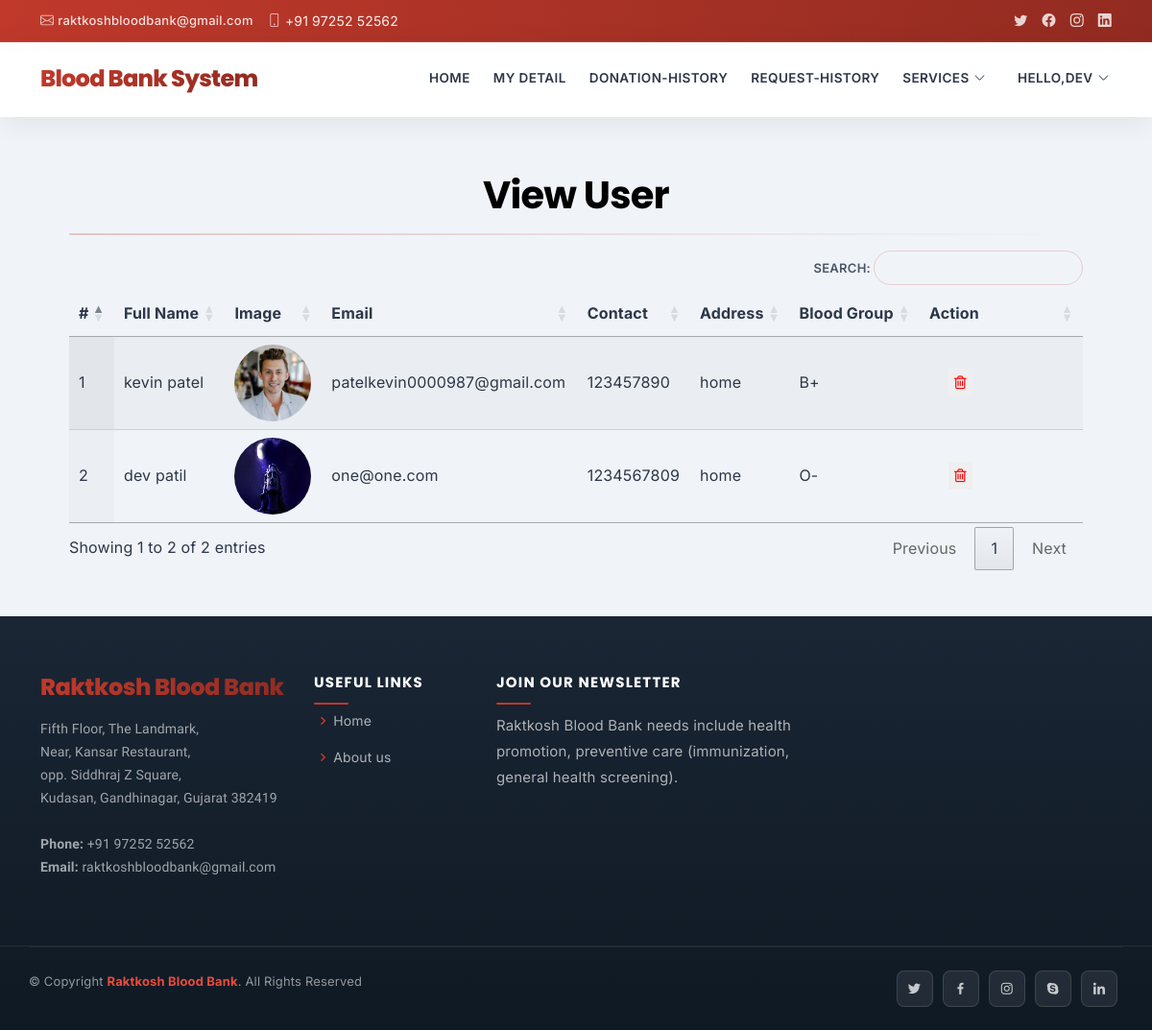
The page /view_user (signed in) on the database as committed earlier.
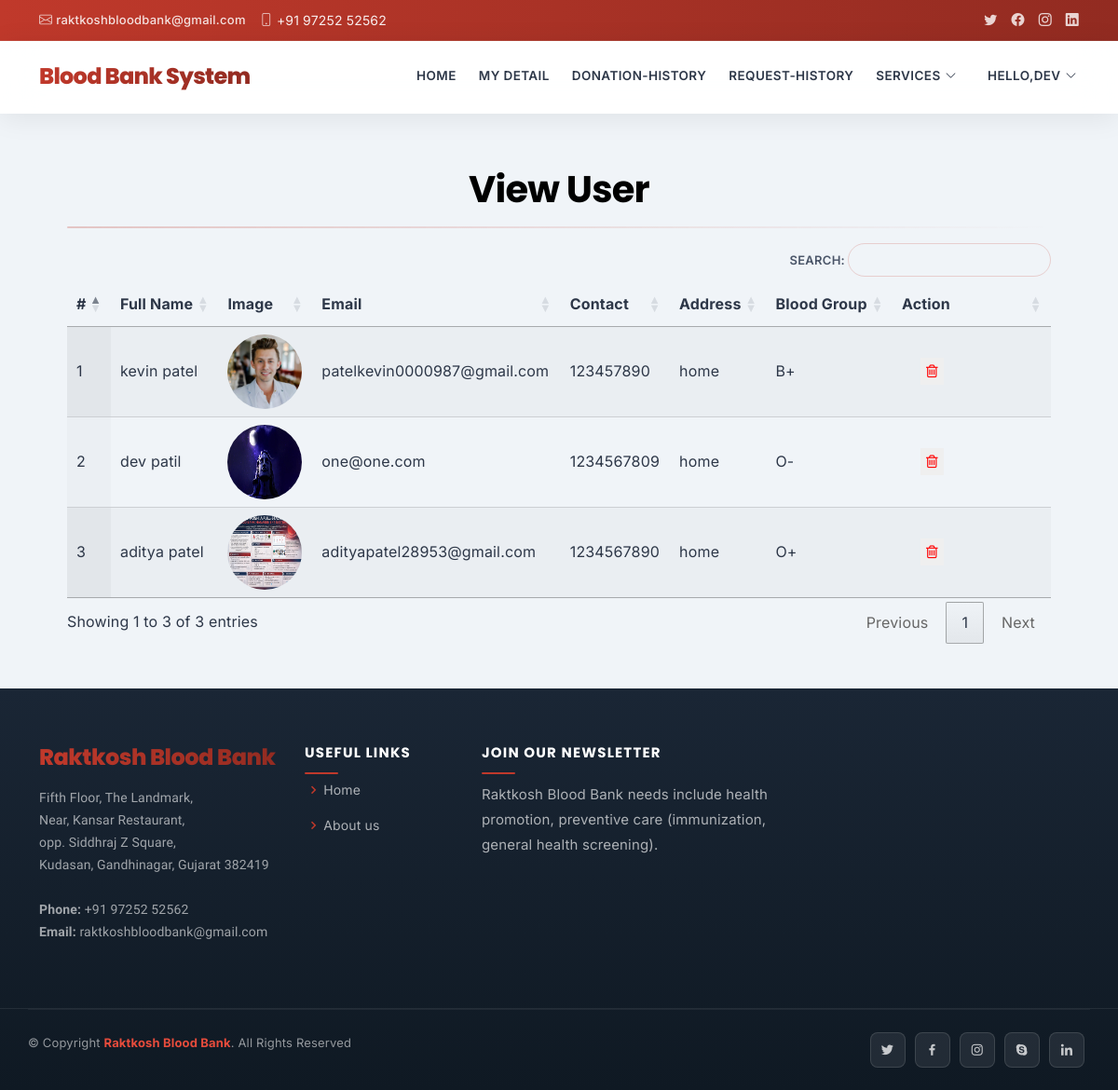
The same page on the database as committed later.
### raktkosh/models.py (models this page shows, shortened)
class UserProfile(models.Model):
    user = models.ForeignKey(User, on_delete=models.CASCADE, null=True)
    contact = models.CharField(max_length=100, null=True)
    address = models.CharField(max_length=100, null=True)
    blood_group = models.ForeignKey(Category, on_delete=models.CASCADE, null=True, blank=True)
    dob = models.DateField(null=True)
    image = models.FileField(null=True)

class Category(models.Model):
    name = models.CharField(max_length=100, null=True, blank=True)

### raktkosh/views.py (the view)
# urls.py: path('view_user', views.view_user, name='view_user'),
@login_required(login_url='admin_login')
def view_user(request):
    data = UserProfile.objects.all()
    d = {'data':data}
    return render(request,'view_user.html',d)

### raktkosh/templates/view_user.html
{% extends 'base.html' %}
{% load static %}
{% block body %}
<div class="container-fluid" style="width:90%;margin-top:8%">
                    <div class="container-fluid">
                        <h1 align="center" style=" color : #000000 ;padding-top: 8%">View User</h1>
                         </div><hr>
                                <table id="example" class="display" style="width:100%">
                                  <thead>
                                    <tr>
                                      <th>#</th>
                                      <th>Full Name</th>
                                      <th>Image</th>
                                      <th>Email</th>
                                      <th>Contact</th>
                                      <th>Address</th>
                                      <th>Blood Group</th>
                                      <th>Action</th>
                                  </tr>
                              </thead>
                              <tbody>
                              {% for i in data %}
                                <tr>
                                  <td>{{forloop.counter}}</td>
                                  <td>{{i.user.first_name}} {{i.user.last_name}}</td>
                                  <td><img src="{{i.image.url}}" style="width:80px;height:80px; border-radius: 50%;"></td>
                                  <td>{{i.user.email}}</td>
                                  <td>{{i.contact}}</td>
                                  <td>{{i.address}}</td>
                                  <td>{{i.blood_group.name}}</td>
                                    <td style="width:150px">
                                      <a href="{% url 'delete_user' i.id %}" style="padding-left: 20px;" ><button onclick="return confirm('Are you sure?')" style="border: none; color: red;"><i class="fa fa-trash-o"></i></button></a></td>
                              </tr>
                              {% endfor %}
                          </tbody>
                      </table>
                  </div>
{% endblock %}

### raktkosh/templates/base.html (shortened to what this page needs)
<!DOCTYPE html>
<html lang="en">
  {% load static %}
  {% load active_link_tags %}
<head>
  <link href="{% static 'vendor/fontawesome-free/css/all.min.css' %}" rel="stylesheet">
  <link href="{% static 'vendor/animate.css/animate.min.css' %}" rel="stylesheet">
  <link href="{% static 'vendor/bootstrap/css/bootstrap.min.css' %}" rel="stylesheet">
  <link href="{% static 'vendor/bootstrap-icons/bootstrap-icons.css' %}" rel="stylesheet">
  <link href="{% static 'vendor/boxicons/css/boxicons.min.css' %}" rel="stylesheet">
  <link href="{% static 'vendor/glightbox/css/glightbox.min.css' %}" rel="stylesheet">
  <link href="{% static 'vendor/remixicon/remixicon.css' %}" rel="stylesheet">
  <link href="{% static 'vendor/swiper/swiper-bundle.min.css' %}" rel="stylesheet">
  <link href="{% static 'css/style.css' %}" rel="stylesheet">
  <link href="{% static 'css/modern.css' %}" rel="stylesheet">
  <link rel="stylesheet" href="https://cdnjs.cloudflare.com/ajax/libs/font-awesome/4.7.0/css/font-awesome.min.css">
  <link rel='stylesheet' type='text/css' href="https://cdn.datatables.net/1.10.21/css/jquery.dataTables.min.css">
  <link rel='stylesheet' type='text/css' href="https://cdn.datatables.net/buttons/1.6.2/css/buttons.dataTables.min.css">
</head>
<body>
  <div id="topbar" class="d-flex align-items-center fixed-top">
    <div class="container d-flex justify-content-between">
      <div class="contact-info d-flex align-items-center">
        <i class="bi bi-envelope"></i> <a href="mailto:contact@example.com">raktkoshbloodbank@gmail.com</a>
        <i class="bi bi-phone"></i> +91 97252 52562
      </div>
      <div class="d-none d-lg-flex social-links align-items-center">
        <a href="#" class="twitter"><i class="bi bi-twitter"></i></a>
        <a href="#" class="facebook"><i class="bi bi-facebook"></i></a>
        <a href="#" class="instagram"><i class="bi bi-instagram"></i></a>
        <a href="#" class="linkedin"><i class="bi bi-linkedin"></i></i></a>
      </div>
    </div>
  </div>
  <header id="header" class="fixed-top">
    <div class="container d-flex align-items-center">
      <h1 class="logo me-auto"><a href="index.html">Blood Bank System</a></h1>
      {% if request.user.is_staff %}
      <nav id="navbar" class="navbar order-last order-lg-0">
        <ul>
          <li><a class="{% active_link 'admin_home' %}" href="{% url 'admin_home' %}">Home</a></li>
          <!-- <li class="dropdown"><a href="#"><span>Category</span> <i class="bi bi-chevron-down"></i></a>
            <ul>
              <li><a href="/add_category">Add Blood Category</a></li>
              <li><a href="/view_category">View Blood Category</a></li>
            </ul>
          </li> -->
          <li><a class="{% active_link 'view_user' %}" href="{% url 'view_user' %}">Users</a></li>
          <li><a class="{% active_link 'history' %}" href="{% url 'history' %}">history</a></li>
          <li class="dropdown"><a href="#"><span style="padding-left:9px;">Services</span> <i class="bi bi-chevron-down"></i></a>
            <ul>
              <li><a href="{% url 'request_blood' %}">Request for Blood</a></li>
              <li><a href="/donator_blood">Donate for Blood</a></li>
            </ul>
          </li>
          <li><a class="{% active_link 'admin_blood' %}" href="{% url 'admin_blood' %}">Stock</a></li>
          <li class="dropdown">
            <a href="#" class="appointment-btn scrollto" style="color: #fff;"><span class="d-none d-md-inline" style="padding-left:9px;">Welcome,</span> {{request.user.username}} <i class="bi bi-chevron-down"></i></a>
            <ul>
              <li><a href="{% url 'change_password' %}">Change Password</a></li>
              <li><a href="{% url 'logout' %}">Logout</a></li>
            </ul>
          </li>
        </ul>
        <i class="bi bi-list mobile-nav-toggle"></i>
      </nav>
      {% elif request.user.is_authenticated %}
      <nav id="navbar" class="navbar order-last order-lg-0">
        <ul>
          <li><a class="" href="{% url 'home' %}">Home</a></li>
          <li><a class="{% active_link 'profile' %}" href="/profile">My Detail</a></li>
          <li><a class="{% active_link 'donation_history' %}" href="/donation_history">Donation-History</a></li>
          <li><a class="{% active_link 'request_history' %}" href="{% url 'request_history' %}">Request-History</a></li>
          <li class="dropdown"><a href="#"><span>Services</span> <i class="bi bi-chevron-down"></i></a>
          </li>
          <li class="dropdown"><a href="#"><span style="padding-left:9px;">Hello,{{request.user.username}}</span> <i class="bi bi-chevron-down"></i></a>
          </li>
        </ul>
      </nav>
      {% endif %}
  </header>
  <div class="mt-5 mb-5" style="margin-top:14%">
  {% block body %}
  {% endblock %}
  </div>
  <footer id="footer">
    <div class="footer-top">
      <div class="container">
        <div class="row">
          <div class="col-lg-3 col-md-6 footer-contact">
            <h3>Raktkosh Blood Bank</h3>
            <p>
              Fifth Floor, The Landmark,<br>
               Near, Kansar Restaurant,<br>
                opp. Siddhraj Z Square,<br>
                 Kudasan, Gandhinagar, Gujarat 382419 <br><br>
              <strong>Phone:</strong> +91 97252 52562<br>
              <strong>Email:</strong> raktkoshbloodbank@gmail.com<br>
            </p>
          </div>
          <div class="col-lg-2 col-md-6 footer-links">
            <h4>Useful Links</h4>
            <ul>
              <li><i class="bx bx-chevron-right"></i> <a href="#">Home</a></li>
              <li><i class="bx bx-chevron-right"></i> <a href="#">About us</a></li>
            </ul>
          </div>
          <div class="col-lg-4 col-md-6 footer-newsletter">
            <h4>Join Our Newsletter</h4>
            <p>Raktkosh Blood Bank needs include health promotion, preventive care (immunization, general health screening).</p>
          </div>
        </div>
      </div>
    </div>
    <div class="container d-md-flex py-4">
      <div class="me-md-auto text-center text-md-start">
        <div class="copyright">
          &copy; Copyright <strong><span>Raktkosh Blood Bank</span></strong>. All Rights Reserved
        </div>
        <div class="credits">
        </div>
      </div>
      <div class="social-links text-center text-md-right pt-3 pt-md-0">
        <a href="#" class="twitter"><i class="bx bxl-twitter"></i></a>
        <a href="#" class="facebook"><i class="bx bxl-facebook"></i></a>
        <a href="#" class="instagram"><i class="bx bxl-instagram"></i></a>
        <a href="#" class="google-plus"><i class="bx bxl-skype"></i></a>
        <a href="#" class="linkedin"><i class="bx bxl-linkedin"></i></a>
      </div>
    </div>
  </footer>
</body>
</html>

### raktkosh/static/css/style.css (style rules this page uses)
body { font-family: "Open Sans", sans-serif; color: #444444; }
a { color: #1977cc; text-decoration: none; }
h1, h2, h3, h4, h5, h6 { font-family: "Raleway", sans-serif; }
#topbar { background: #fff; height: 40px; font-size: 14px; transition: all 0.5s; z-index: 996; }
#topbar .contact-info a { line-height: 1; color: #444444; transition: 0.3s; }
#topbar .contact-info i { color: #1977cc; padding-right: 4px; margin-left: 15px; line-height: 0; }
#topbar .contact-info i:first-child { margin-left: 0; }
#topbar .social-links a { color: #437099; padding-left: 15px; display: inline-block; line-height: 1px; transition: 0.3s; }
#topbar .social-links a:first-child { border-left: 0; }
#header { background: #fff; transition: all 0.5s; z-index: 997; padding: 15px 0; top: 40px; box-shadow: 0px 2px 15px rgba(25, 119, 204, 0.1); }
#header .logo { font-size: 30px; margin: 0; padding: 0; line-height: 1; font-weight: 700; letter-spacing: 0.5px; font-family: "Poppins", sans-serif; }
#header .logo a { color: #2c4964; }
.navbar { padding: 0; }
.navbar ul { margin: 0; padding: 0; display: flex; list-style: none; align-items: center; }
.navbar li { position: relative; }
.navbar>ul>li { position: relative; white-space: nowrap; padding: 8px 0 8px 20px; }
.navbar a, .navbar a:focus { display: flex; align-items: center; justify-content: space-between; font-size: 14px; color: #2c4964; white-space: nowrap; transition: 0.3s; border-bottom: 2px solid #fff; padding: 5px 2px; }
.navbar a i, .navbar a:focus i { font-size: 12px; line-height: 0; margin-left: 5px; }
#footer { color: #444444; font-size: 14px; background: #f1f7fd; }
#footer .footer-top { padding: 60px 0 30px 0; background: #fff; box-shadow: 0px 2px 15px rgba(25, 119, 204, 0.1); }
#footer .footer-top .footer-contact { margin-bottom: 30px; }
#footer .footer-top .footer-contact p { font-size: 14px; line-height: 24px; margin-bottom: 0; font-family: "Raleway", sans-serif; color: #777777; }
#footer .footer-top h4 { font-size: 16px; font-weight: bold; color: #444444; position: relative; padding-bottom: 12px; }
#footer .footer-top .footer-links { margin-bottom: 30px; }
#footer .footer-top .footer-links ul { list-style: none; padding: 0; margin: 0; }
#footer .footer-top .footer-links ul i { padding-right: 2px; color: #1c84e3; font-size: 18px; line-height: 1; }
#footer .footer-top .footer-links ul li { padding: 10px 0; display: flex; align-items: center; }
#footer .footer-top .footer-links ul li:first-child { padding-top: 0; }
#footer .footer-top .footer-links ul a { color: #777777; transition: 0.3s; display: inline-block; line-height: 1; }
#footer .footer-newsletter { font-size: 15px; }
#footer .footer-newsletter h4 { font-size: 16px; font-weight: bold; color: #444444; position: relative; padding-bottom: 12px; }
#footer .credits { padding-top: 5px; font-size: 13px; color: #444444; }
#footer .social-links a { font-size: 18px; display: inline-block; background: #1977cc; color: #fff; line-height: 1; padding: 8px 0; margin-right: 4px; border-radius: 50%; text-align: center; width: 36px; height: 36px; transition: 0.3s; }

Rows that differ between the two databases and show on the page:
added UserProfile: user.first_name "aditya", user.last_name "patel", image (picture), user.email "adityapatel28953@gmail.com", contact "1234567890", address "home", blood_group.name "O+"
Other text that changed with them:
text written by a page script: "SEARCH: Showing 1 to 2 of 2 entries Previous 1 Next" → "SEARCH: Showing 1 to 3 of 3 entries Previous 1 Next"
